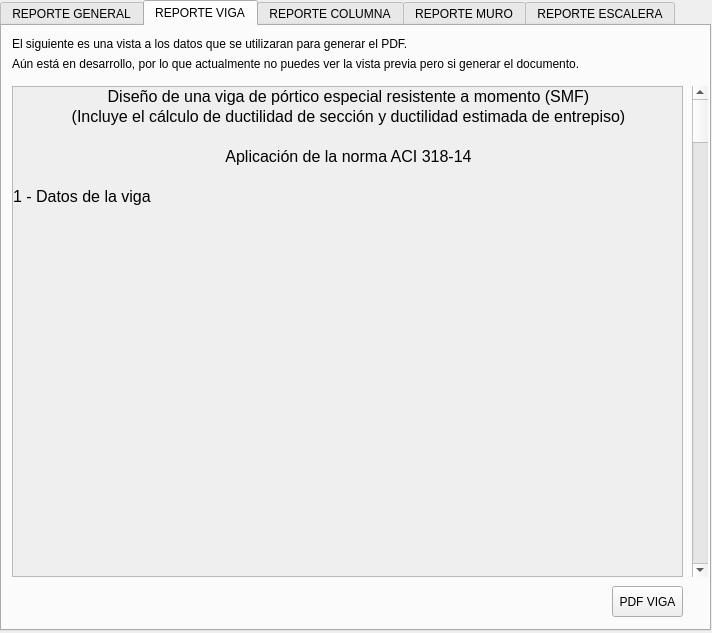
<?xml version="1.0" encoding="UTF-8"?>
<ui version="4.0">
 <class>VentanaVistaPrevia</class>
 <widget class="QMainWindow" name="VentanaVistaPrevia">
  <property name="geometry">
   <rect>
    <x>0</x>
    <y>0</y>
    <width>712</width>
    <height>633</height>
   </rect>
  </property>
  <property name="windowTitle">
   <string>Vista Previa</string>
  </property>
  <widget class="QWidget" name="centralwidget">
   <widget class="QTabWidget" name="tabWidget">
    <property name="geometry">
     <rect>
      <x>0</x>
      <y>0</y>
      <width>711</width>
      <height>631</height>
     </rect>
    </property>
    <property name="currentIndex">
     <number>1</number>
    </property>
    <widget class="QWidget" name="pdfGeneral">
     <attribute name="title">
      <string>REPORTE GENERAL</string>
     </attribute>
     <widget class="QLabel" name="label_7">
      <property name="geometry">
       <rect>
        <x>150</x>
        <y>150</y>
        <width>401</width>
        <height>111</height>
       </rect>
      </property>
      <property name="text">
       <string>&lt;html&gt;&lt;head/&gt;&lt;body&gt;&lt;p&gt;&lt;span style=&quot; font-size:48pt;&quot;&gt;Trabajando&lt;/span&gt;&lt;/p&gt;&lt;/body&gt;&lt;/html&gt;</string>
      </property>
     </widget>
    </widget>
    <widget class="QWidget" name="pdfViga">
     <attribute name="title">
      <string>REPORTE VIGA</string>
     </attribute>
     <widget class="QScrollArea" name="scrollAreaPDFViga">
      <property name="geometry">
       <rect>
        <x>10</x>
        <y>60</y>
        <width>671</width>
        <height>491</height>
       </rect>
      </property>
      <property name="widgetResizable">
       <bool>true</bool>
      </property>
      <widget class="QWidget" name="scrollAreaWidgetContents">
       <property name="geometry">
        <rect>
         <x>0</x>
         <y>0</y>
         <width>669</width>
         <height>489</height>
        </rect>
       </property>
       <widget class="QLabel" name="label">
        <property name="geometry">
         <rect>
          <x>0</x>
          <y>0</y>
          <width>671</width>
          <height>20</height>
         </rect>
        </property>
        <property name="text">
         <string>&lt;html&gt;&lt;head/&gt;&lt;body&gt;&lt;p align=&quot;center&quot;&gt;&lt;span style=&quot; font-size:12pt;&quot;&gt;Diseño de una viga de pórtico especial resistente a momento (SMF)&lt;/span&gt;&lt;/p&gt;&lt;/body&gt;&lt;/html&gt;</string>
        </property>
       </widget>
       <widget class="QLabel" name="label_2">
        <property name="geometry">
         <rect>
          <x>0</x>
          <y>20</y>
          <width>671</width>
          <height>20</height>
         </rect>
        </property>
        <property name="text">
         <string>&lt;html&gt;&lt;head/&gt;&lt;body&gt;&lt;p align=&quot;center&quot;&gt;&lt;span style=&quot; font-size:12pt;&quot;&gt;(Incluye el cálculo de ductilidad de sección y ductilidad estimada de entrepiso)&lt;/span&gt;&lt;/p&gt;&lt;/body&gt;&lt;/html&gt;</string>
        </property>
       </widget>
       <widget class="QLabel" name="label_3">
        <property name="geometry">
         <rect>
          <x>0</x>
          <y>60</y>
          <width>671</width>
          <height>20</height>
         </rect>
        </property>
        <property name="text">
         <string>&lt;html&gt;&lt;head/&gt;&lt;body&gt;&lt;p align=&quot;center&quot;&gt;&lt;span style=&quot; font-size:12pt;&quot;&gt;Aplicación de la norma ACI 318-14&lt;/span&gt;&lt;/p&gt;&lt;/body&gt;&lt;/html&gt;</string>
        </property>
       </widget>
       <widget class="QLabel" name="label_4">
        <property name="geometry">
         <rect>
          <x>0</x>
          <y>100</y>
          <width>671</width>
          <height>20</height>
         </rect>
        </property>
        <property name="text">
         <string>&lt;html&gt;&lt;head/&gt;&lt;body&gt;&lt;p&gt;&lt;span style=&quot; font-size:12pt;&quot;&gt;1 - Datos de la viga&lt;/span&gt;&lt;/p&gt;&lt;/body&gt;&lt;/html&gt;</string>
        </property>
       </widget>
      </widget>
     </widget>
     <widget class="QScrollBar" name="verticalScrollBarPDFViga">
      <property name="geometry">
       <rect>
        <x>690</x>
        <y>60</y>
        <width>16</width>
        <height>491</height>
       </rect>
      </property>
      <property name="orientation">
       <enum>Qt::Vertical</enum>
      </property>
     </widget>
     <widget class="QLabel" name="label_5">
      <property name="geometry">
       <rect>
        <x>10</x>
        <y>10</y>
        <width>591</width>
        <height>16</height>
       </rect>
      </property>
      <property name="text">
       <string>El siguiente es una vista a los datos que se utilizaran para generar el PDF.</string>
      </property>
     </widget>
     <widget class="QLabel" name="label_6">
      <property name="geometry">
       <rect>
        <x>10</x>
        <y>30</y>
        <width>591</width>
        <height>16</height>
       </rect>
      </property>
      <property name="text">
       <string>Aún está en desarrollo, por lo que actualmente no puedes ver la vista previa pero si generar el documento.</string>
      </property>
     </widget>
     <widget class="QPushButton" name="btnPDFViga">
      <property name="geometry">
       <rect>
        <x>610</x>
        <y>560</y>
        <width>71</width>
        <height>31</height>
       </rect>
      </property>
      <property name="text">
       <string>PDF VIGA</string>
      </property>
     </widget>
    </widget>
    <widget class="QWidget" name="tab">
     <attribute name="title">
      <string>REPORTE COLUMNA</string>
     </attribute>
     <widget class="QLabel" name="label_8">
      <property name="geometry">
       <rect>
        <x>150</x>
        <y>190</y>
        <width>401</width>
        <height>111</height>
       </rect>
      </property>
      <property name="text">
       <string>&lt;html&gt;&lt;head/&gt;&lt;body&gt;&lt;p&gt;&lt;span style=&quot; font-size:48pt;&quot;&gt;No disponible&lt;/span&gt;&lt;/p&gt;&lt;/body&gt;&lt;/html&gt;</string>
      </property>
     </widget>
    </widget>
    <widget class="QWidget" name="tab_3">
     <attribute name="title">
      <string>REPORTE MURO</string>
     </attribute>
     <widget class="QLabel" name="label_9">
      <property name="geometry">
       <rect>
        <x>150</x>
        <y>220</y>
        <width>401</width>
        <height>111</height>
       </rect>
      </property>
      <property name="text">
       <string>&lt;html&gt;&lt;head/&gt;&lt;body&gt;&lt;p&gt;&lt;span style=&quot; font-size:48pt;&quot;&gt;No disponible&lt;/span&gt;&lt;/p&gt;&lt;/body&gt;&lt;/html&gt;</string>
      </property>
     </widget>
    </widget>
    <widget class="QWidget" name="tab_2">
     <attribute name="title">
      <string>REPORTE ESCALERA</string>
     </attribute>
     <widget class="QLabel" name="label_10">
      <property name="geometry">
       <rect>
        <x>180</x>
        <y>230</y>
        <width>401</width>
        <height>111</height>
       </rect>
      </property>
      <property name="text">
       <string>&lt;html&gt;&lt;head/&gt;&lt;body&gt;&lt;p&gt;&lt;span style=&quot; font-size:48pt;&quot;&gt;No disponible&lt;/span&gt;&lt;/p&gt;&lt;/body&gt;&lt;/html&gt;</string>
      </property>
     </widget>
    </widget>
   </widget>
  </widget>
 </widget>
 <resources/>
 <connections/>
</ui>
